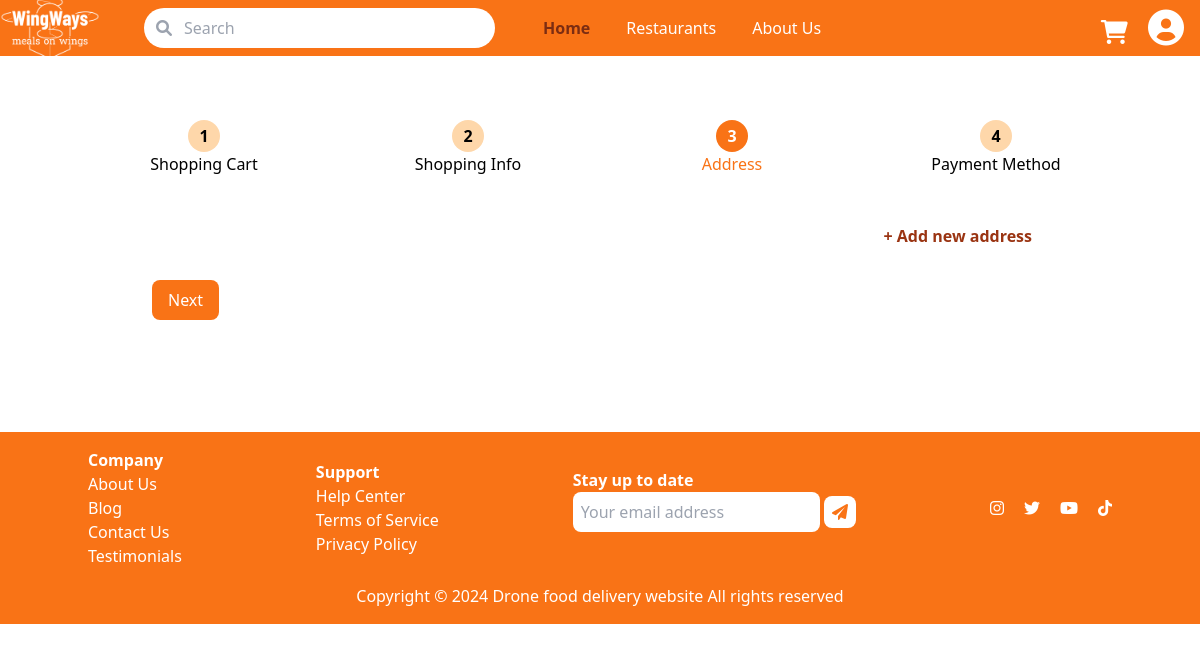
The app's page /Address/1, older data.
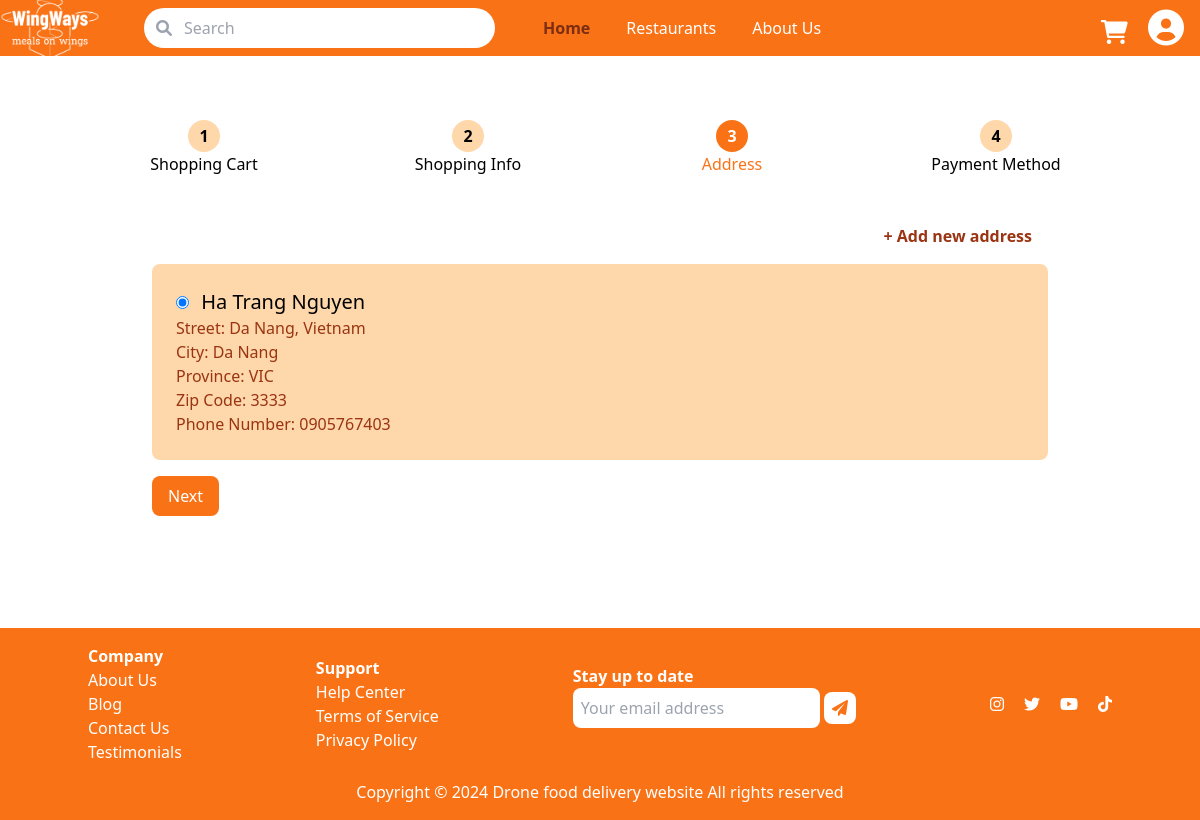
The same page, newer data.
### droneapp/models.py (models this page shows)
class Customer_delivery(models.Model):
    delivery_id = models.AutoField(primary_key=True)
    customer = models.ForeignKey(Customer, on_delete=models.DO_NOTHING)
    delivery_address = models.CharField(max_length=255)
    delivery_city = models.CharField(max_length=255)
    delivery_state = models.CharField(max_length=255)
    delivery_postcode = models.IntegerField()
    delivery_phone = models.CharField(max_length=255)

class Customer(models.Model):
    customer_id = models.AutoField(primary_key=True)
    name = models.CharField(max_length=255)
    phone = models.DecimalField(max_digits=10, decimal_places=0)
    address = models.CharField(max_length=255)
    city = models.CharField(max_length=255,default='Melbourne')
    state = models.CharField(max_length=255)
    postcode = models.IntegerField()
    email = models.EmailField()
    password = models.CharField(max_length=255)

### droneapp/views.py (the view)
# urls.py: path("Address/<int:id>",views.Address, name="Address"),
def Address(request,id):
    deliveries = Customer_delivery.objects.filter(customer=id)
    customers = Customer.objects.filter(customer_id=id).first()
    return render(request,"Address.html",{'id':id,'customers':customers,'deliveries':deliveries})

### templates/Address.html (shortened to what this page needs)
<html>
    <head>
        <script src="https://cdn.tailwindcss.com">
        </script>
        <link href="https://cdnjs.cloudflare.com/ajax/libs/font-awesome/6.0.0-beta3/css/all.min.css" rel="stylesheet"/>
    </head>
 <body>
  {% extends 'base.html' %}
  {% block content %}
  {% load static %}
  <main class="container mx-auto p-6">
    <div class="container mx-auto mt-10 mb-10">
        <div class="flex justify-center space-x-20 items-center mb-4">
         <div class="step-container flex flex-col items-center w-full h-full" data-url="{% url 'Cart' id %}">
            <div class="w-8 h-8 rounded-full bg-orange-200 flex items-center justify-center font-bold hover:bg-orange-300">1</div>
            <div>Shopping Cart</div>
         </div>
         <div class="step-container flex flex-col items-center w-full h-full" data-url="{% url 'Shopping-Info' id %}">
            <div class="w-8 h-8 rounded-full bg-orange-200 flex items-center justify-center font-bold hover:bg-orange-300">2</div>
            <div>Shopping Info</div>
         </div>
         <div class="step-container flex flex-col items-center w-full h-full">
            <div class="w-8 h-8 rounded-full bg-orange-500 flex items-center justify-center text-white font-bold hover:bg-orange-300">3</div>
            <div class="text-orange-500">Address</div>
         </div>
         <div class="flex flex-col items-center w-full h-full">
            <div class="w-8 h-8 rounded-full bg-orange-200 flex items-center justify-center font-bold hover:bg-orange-300">4</div>
            <div>Payment Method</div>
         </div>
    </div>
        <div class="text-right mt-10 mb-2 mx-10">
            <button class="font-bold text-orange-800 px-4 py-2 rounded hover:font-bold hover:text-orange-600 add-address-button" data-url="{% url 'Add-address' id %}">+ Add new address</button>
        </div>
        <div class="space-y-4">
            {% for delivery in deliveries %}
            <div class="bg-orange-200 p-4 rounded-lg mx-10">
             <div class="my-2 mx-2">
                <input type="radio" name="address" checked class="mr-2" id="address">
                <span class="text-xl">{{ customers.name }}</span>
                <div class="text-l text-orange-800">
                    <p class="street"> Street: {{ delivery.delivery_address }} </p>
                    <p class="city"> City: {{ delivery.delivery_city }}</p>
                    <p class="province">Province: {{ delivery.delivery_state }}</p>
                    <p class="zip_code">Zip Code: {{ delivery.delivery_postcode }} </p>
                    <p class="phone"> Phone Number: {{ delivery.delivery_phone }}</p>
                </div>
             </div>
            </div>
            {% endfor %}
        </div>
        <button class="mx-10 my-4 mt-4 bg-orange-500 text-white py-2 px-4 rounded-lg hover:bg-orange-600 next-button" data-url="{% url 'Payment-no-card' id %}" id="address-button">
            Next
        </button>
    </div>
  </main>
  </body>
    {% endblock %}

Row changes from the older to the newer data that the page shows:
added Customer_delivery: delivery_address "Da Nang, Vietnam", delivery_city "Da Nang", delivery_state "VIC", delivery_postcode "3333", delivery_phone "0905767403"
added Customer: name "Ha Trang Nguyen"
